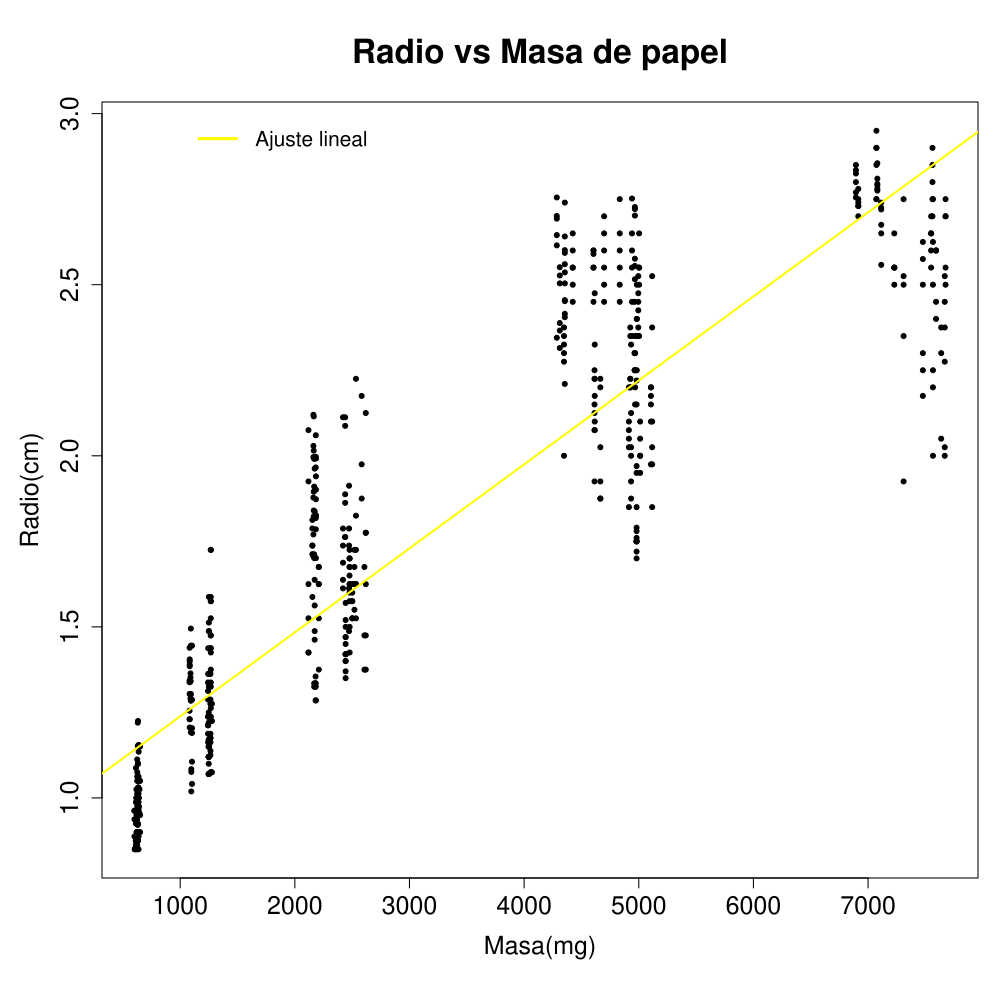

Source code (R):
#librerías
suppressMessages(library("crayon")); suppressMessages(library("ggplot2"));
suppressMessages(library("gridExtra"));suppressMessages(library("latex2exp"))
library(xtable)
library("readr")
library(ggplot2)

#####
# carga de datos del drive
# id <- "1rQkkdXpTXr70-SCYl4nI1WRBcKssTW1_dcg6g5VQJRU" #id del archivo (estable, copipastear de la dirección)
# url del archivo publicado
bolas_url <- "https://docs.google.com/spreadsheets/d/e/2PACX-1vTsyvdo2lU0sTbAhqoRNA8fIJaazMu0gCksWKBsCgQ-1snwm3A9SnpsbF4qQT04hdZBHQieKVbwP73-/pub?gid=0&single=true&output=csv"
bolas <- read.csv(bolas_url, header = T, sep = ",")

# agrego la densidad
bolas$densidad <- bolas$m_mg / ((bolas$r_cm^3) * 4/3 * pi)

b_papel <- bolas[bolas$Papel == "papel",]
b_papel <- b_papel[b_papel$densidad < median(b_papel$densidad) + 100 & b_papel$densidad > median(b_papel$densidad) - 100,]

b_alum <- bolas[bolas$Papel == "aluminio",]

par(mar = c(6.1, 5.1, 5.1, 1.1))
#####
# radio vs masa
plot(x = b_papel$m_mg, y = b_papel$r_cm,
     ylab = "Radio(cm)", xlab = "Masa(mg)",
     main = "Radio vs Masa de papel",
     cex.main = 2, cex.lab = 1.5, cex.axis = 1.5,
     pch = 20)

aju_p <- lm(b_papel$r_cm ~ b_papel$m_mg)
abline(aju_p, lwd = 2, col = "yellow")

legend(x = 1000, y = 3, legend = "Ajuste lineal",
       col = "yellow", lwd = 3, bty = "n", cex = 1.25)


# aluminio
plot(x = b_alum$m_mg, y = b_alum$r_cm,
     ylab = "Radio(cm)", xlab = "Masa(mg)",
     main = "Radio vs Masa de aluminio",
     cex.main = 2, cex.lab = 1.5, cex.axis = 1.5,
     pch = 20)

aju_al <- lm(b_alum$r_cm ~ b_alum$m_mg)
abline(aju_al, lwd = 2, col = "blue")

legend(x = 1000, y = 1.8, legend = "Ajuste lineal",
       col = "blue", lwd = 3, bty = "n", cex = 1.25)

#####
# log(radio) vs log(masa)
plot(x = log(b_papel$m_mg), y = log(b_papel$r_cm),
     ylab = "log(radio(cm))", xlab = "log(masa(mg))",
     main = "log-log Radio vs Masa de papel",
     cex.main = 2, cex.lab = 1.5, cex.axis = 1.5,
     pch = 20)
aju_plog <- lm(log(b_papel$r_cm) ~ log(b_papel$m_mg) )
abline(aju_plog, lwd = 2, col = "yellow")

corte <- aju_plog$coefficients[1]
pendiente <- aju_plog$coefficients[2]
r.sq <- summary(aju_plog)$r.squared

legend(x = 6.3, y = 1.15, legend = c(paste("y =", round(pendiente, 3),"* x ", round(corte,3)),
                                  paste("Dimensión efectiva: ", round(1/pendiente, 3))),
       bty = "n", lwd = 3, lty = c(1,0), col = "yellow", cex  = 1.25)

# densidad <- e^(-3 * corte) * 3 / (4 * pi)
p_den <- (exp(-3 * corte) * 3 )/ (4 * pi)
3 * exp(-3* corte) / (4 * pi)
p_den


# aluminio
plot(x = log(b_alum$m_mg), y = log(b_alum$r_cm),
     ylab = "log(radio(cm))", xlab = "log(masa(mg))",
     main = "log-log Radio vs Masa de aluminio",
     cex.main = 2, cex.lab = 1.5, cex.axis = 1.5,
     pch = 20)

aju_alog <- lm(log(b_alum$r_cm) ~ log(b_alum$m_mg))
abline(aju_alog, lwd = 2, col = "blue")

al_corte <- aju_alog$coefficients[1]
al_pend <- aju_alog$coefficients[2]
al_rsq <- summary(aju_alog)$r.squared

legend(x = 6.7, y = 0.61, legend = c(paste("y =", round(al_pend, 3),"* x ", round(al_corte,3)),
                                     paste("Dimensión efectiva: ", round(1/al_pend, 3))),
       bty = "n", lwd = 3, lty = c(1,0), col = "blue", cex  = 1.25)
# al_lden <- exp(-3 * al_corte) *3 / (4 * pi)
# al_lden  
# mean(b_alum$densidad)
#####
# densidad vs radio
plot(y = b_papel$densidad, x = b_papel$r_cm,
     ylab = "Densidad(mg/cm^3)", xlab = "Radio(cm)",
     main = "Densidad vs Radio de papel",
     cex.main = 2, cex.lab = 1.5, cex.axis = 1.5,
     pch = 20)

# aluminio
plot(y = b_alum$densidad, x = b_alum$r_cm,
     ylab = "Densidad(mg/cm^3)", xlab = "Radio(cm)",
     main = "Densidad vs Radio de aluminio",
     cex.main = 2, cex.lab = 1.5, cex.axis = 1.5,
     pch = 20)
#####
# densidad vs masa
plot(y = b_papel$densidad, x = b_papel$m_mg,
     ylab = "Densidad(mg/cm^3)", xlab = "Masa(mg)",
     main = "Densidad vs Masa de papel",
     cex.main = 2, cex.lab = 1.5, cex.axis = 1.5,
     pch = 20)

#aluminio
plot(y = b_alum$densidad, x = b_alum$m_mg,
     ylab = "Densidad(mg/cm^3)", xlab = "Masa(mg)",
     main = "Densidad vs Masa de aluminio",
     cex.main = 2, cex.lab = 1.5, cex.axis = 1.5,
     pch = 20)

#####
# chequear todas las nombres y el sem de su densidad
# nombres <- NULL
# for (nombre in b_papel$Nombre){
#   if (!(nombre %in% nombres))
#     nombres <- c(nombres, nombre)
# }
# for (nombre in nombres){
#   print(nombre)
#   current <- b_papel[b_papel$Nombre == nombre,]
#   hist(current$densidad, 
#        main = paste("Histograma de densidades: ",nombre), 
#        breaks = nclass.FD(current$densidad))
# }
